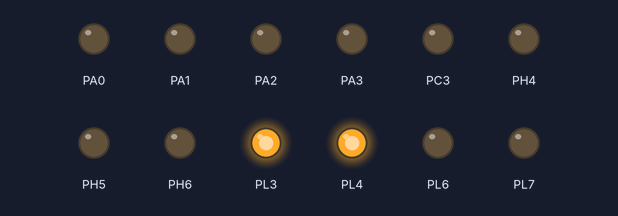
This program was run on a simulated ATmega2560, built with avr-gcc and emulated at 14.7456 MHz. Parts: output pins drawn as LEDs (lit = HIGH). Pins used as bus, display or sensor lines are not drawn.

Above: at 0.1 s.
Timing chart, 0 to 1.6 s (numbered marks = the images above):
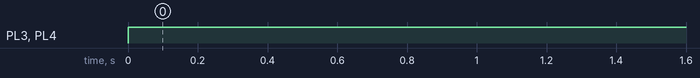

The program:

xbeenew.c
```c
/************************************************************************************
Written by: Devendra Jangir
Edited by: e-Yantra team
AVR Studio Version 6

Date: 3 March 2015

 Application example: Robot control over serial port via XBee wireless communication module
 					  (located on the ATMEGA260 microcontroller adaptor board)

 Concepts covered:  serial communication

 Serial Port used: UART0

 There are two components to the motion control:
 1. Direction control using pins PORTA0 to PORTA3
 2. Velocity control by PWM on pins PL3 and PL4 using OC5A and OC5B.

 In this experiment for the simplicity PL3 and PL4 are kept at logic 1.

 Pins for PWM are kept at logic 1.

 Connection Details:

  Motion control:		L-1---->PA0;		L-2---->PA1;
   						R-1---->PA2;		R-2---->PA3;
   						PL3 (OC5A) ----> Logic 1; 	PL4 (OC5B) ----> Logic 1;


  Serial Communication:	PORTD 2 --> RXD1 UART1 receive for RS232 serial communication
						PORTD 3 --> TXD1 UART1 transmit for RS232 serial communication

						PORTH 0 --> RXD2 UART 2 receive for USB - RS232 communication
						PORTH 1 --> TXD2 UART 2 transmit for USB - RS232 communication

						PORTE 0 --> RXD0 UART0 receive for ZigBee wireless communication
						PORTE 1 --> TXD0 UART0 transmit for ZigBee wireless communication

						PORTJ 0 --> RXD3 UART3 receive available on microcontroller expansion socket
						PORTJ 1 --> TXD3 UART3 transmit available on microcontroller expansion socket

Serial communication baud rate: 9600bps
To control robot use number pad of the keyboard which is located on the right hand side of the keyboard.
Make sure that NUM lock is on.


 1. Make sure that in the configuration options following settings are
 	done for proper operation of the code

 	Microcontroller: atmega2560
 	Frequency: 14745600
 	Optimization: -O0 (For more information read section: Selecting proper optimization
 						options below figure 2.22 in the Software Manual)

 2. Difference between the codes for RS232 serial, USB and wireless communication is only in the serial port number.
 	Rest of the things are the same.

 3. For USB communication check the Jumper 1 position on the ATMEGA2560 microcontroller adaptor board

 4. Auxiliary power can supply current up to 1 Ampere while Battery can supply current up to
 	2 Ampere. When both motors of the robot changes direction suddenly without stopping,
	it produces large current surge. When robot is powered by Auxiliary power which can supply
	only 1 Ampere of current, sudden direction change in both the motors will cause current
	surge which can reset the microcontroller because of sudden fall in voltage.
	It is a good practice to stop the motors for at least 0.5seconds before changing
	the direction. This will also increase the useable time of the fully charged battery.
	the life of the motor.

*********************************************************************************/


#define F_CPU 14745600
#include<avr/io.h>
#include<avr/interrupt.h>
#include<util/delay.h>

unsigned char data; //to store received data from UDR1
void velocity(unsigned char, unsigned char);
void timer5_init()
{
	TCCR5B = 0x00;	//Stop
	TCNT5H = 0xFF;	//Counter higher 8-bit value to which OCR5xH value is compared with
	TCNT5L = 0x01;	//Counter lower 8-bit value to which OCR5xH value is compared with
	OCR5AH = 0x00;	//Output compare register high value for Left Motor
	OCR5AL = 0xFF;	//Output compare register low value for Left Motor
	OCR5BH = 0x00;	//Output compare register high value for Right Motor
	OCR5BL = 0xFF;	//Output compare register low value for Right Motor
	OCR5CH = 0x00;	//Output compare register high value for Motor C1
	OCR5CL = 0xFF;	//Output compare register low value for Motor C1
	TCCR5A = 0xA9;	/*{COM5A1=1, COM5A0=0; COM5B1=1, COM5B0=0; COM5C1=1 COM5C0=0}
 					  For Overriding normal port functionality to OCRnA outputs.
				  	  {WGM51=0, WGM50=1} Along With WGM52 in TCCR5B for Selecting FAST PWM 8-bit Mode*/

	TCCR5B = 0x0B;	//WGM12=1; CS12=0, CS11=1, CS10=1 (Prescaler=64)
}
void velocity (unsigned char left_motor, unsigned char right_motor)
{
	OCR5AL = (unsigned char)left_motor;
	OCR5BL = (unsigned char)right_motor;
}
//Function used for setting motor's direction
void motion_set (unsigned char Direction)
{
	unsigned char PortARestore = 0;

	Direction &= 0x0F; 			// removing upper nibbel as it is not needed
	PortARestore = PORTA; 			// reading the PORTA's original status
	PortARestore &= 0xF0; 			// setting lower direction nibbel to 0
	PortARestore |= Direction; 	// adding lower nibbel for direction command and restoring the PORTA status
	PORTA = PortARestore; 			// setting the command to the port
}
void buzzer_pin_config (void)
{
 DDRC = DDRC | 0x08;		//Setting PORTC 3 as outpt
 PORTC = PORTC & 0xF7;		//Setting PORTC 3 logic low to turnoff buzzer
}

void motion_pin_config (void)
{
 DDRA = DDRA | 0x0F;
 PORTA = PORTA & 0xF0;
 DDRL = DDRL | 0x18;   //Setting PL3 and PL4 pins as output for PWM generation
 PORTL = PORTL | 0x18; //PL3 and PL4 pins are for velocity control using PWM.
}

void led_pin_config (void)
{
	DDRH = DDRH | 0x70;		//Setting PORTH 4,5,6 as output
	DDRL = DDRL | 0xC0;     //Setting PORTL as output
}
//LED


void led1_pin_config (void)
{
 DDRB  = DDRB | 0x20;  //making PORTB 5 pin output
 PORTB = PORTB | 0x20; //setting PORTB 5 pin to logic 1
}

//Configure PORTB 6 pin for servo motor 2 operation
void led2_pin_config (void)
{
 DDRB  = DDRB | 0x40;  //making PORTB 6 pin output
 PORTB = PORTB | 0x40; //setting PORTB 6 pin to logic 1
}

//Configure PORTB 7 pin for servo motor 3 operation
void led3_pin_config (void)
{
 DDRB  = DDRB | 0x80;  //making PORTB 7 pin output
 PORTB = PORTB | 0x80; //setting PORTB 7 pin to logic 1
}

//TIMER1 initialization in 8 bit fast PWM mode
//prescale:256
// WGM: 7) PWM 8bit fast, TOP=0x00FF
// actual value: 52.25Hz
void timer1_init()
{
	TCCR1B = 0x00;	//Stop
	TCNT1H = 0xFF;	//Counter higher 8-bit value to which OCR5xH value is compared with
	TCNT1L = 0x01;	//Counter lower 8-bit value to which OCR5xH value is compared with
	OCR1AH = 0x00;	//Output compare register high value for Left Motor
	OCR1AL = 0xFF;	//Output compare register low value for Left Motor
	OCR1BH = 0x00;	//Output compare register high value for Right Motor
	OCR1BL = 0xFF;	//Output compare register low value for Right Motor
	OCR1CH = 0x00;	//Output compare register high value for Motor C1
	OCR1CL = 0xFF;	//Output compare register low value for Motor C1
	TCCR1A = 0xA9;	/*{COM5A1=1, COM5A0=0; COM5B1=1, COM5B0=0; COM5C1=1 COM5C0=0}
 					  For Overriding normal port functionality to OCRnA outputs.
				  	  {WGM51=0, WGM50=1} Along With WGM52 in TCCR5B for Selecting FAST PWM 8-bit Mode*/

	TCCR1B = 0x0B;	//WGM12=1; CS12=0, CS11=1, CS10=1 (Prescaler=64)
}


//Function to initialize all the peripherals


//Function to rotate Servo 1 by a specified angle in the multiples of 1.86 degrees
void led_control(unsigned char value1,unsigned char value2,unsigned char value3)
{
 OCR1AH = 0x00;
 OCR1AL = (unsigned char) value1;
 OCR1BH = 0x00;
 OCR1BL = (unsigned char) value2;
 OCR1CH = 0x00;
 OCR1CL = (unsigned char) value3;
 }

 void red_led1_on(void)
 {
   led_control(240,0,0);
   _delay_ms(500);
 }

 void green_led1_on(void)
 {
	 led_control(0,240,0);
	 _delay_ms(500);
}

 void blue_led1_on(void)
 {
	 led_control(0,0,240);
	 _delay_ms(500);
 }

 void yellow_led1_on(void)
 {
	 led_control(255,255,0);
	 _delay_ms(500);
 }
 void led1_off(void)
 {
 led_control(0,0,0);
   _delay_ms(500);
 }
void red_led2_on (void)
{

	PORTL = 0x40;     //to turn on LED
}
void green_led2_on (void)
{

	PORTL = 0x80;     //to turn on LED
}
void blue_led2_on (void)
{

	PORTH = 0x40;     //to turn on LED
}
void yellow_led2_on (void)
{

	PORTL = 0xC0;     //to turn on LED
}

void led2_off (void)
{

	PORTH = 0x00;     //to turn on LED
	PORTL = 0x00;
}

void forward (void) //both wheels forward
{
	motion_set(0x06);
}

void back (void) //both wheels backward
{
	motion_set(0x09);
}

void left (void) //Left wheel backward, Right wheel forward
{
	motion_set(0x05);
}

void right (void) //Left wheel forward, Right wheel backward
{
	motion_set(0x0A);
}

void fast_left(void)
{
	motion_set(0x05);
}

void fast_right(void)
{

	motion_set(0x0A);
}

void soft_left (void) //Left wheel stationary, Right wheel forward
{
	motion_set(0x04);
}

void soft_right (void) //Left wheel forward, Right wheel is stationary
{
	motion_set(0x02);
}

void soft_left_2 (void) //Left wheel backward, right wheel stationary
{
	motion_set(0x01);
}

void soft_right_2 (void) //Left wheel stationary, Right wheel backward
{
	motion_set(0x08);
}


void stop (void) //hard stop
{
	motion_set(0x00);
}

//Function to initialize ports
void port_init()
{
	motion_pin_config();
	buzzer_pin_config();
	led_pin_config();
	led1_pin_config(); //Configure PORTB 5 pin for servo motor 1 operation
	led2_pin_config(); //Configure PORTB 6 pin for servo motor 2 operation
	led3_pin_config(); //Configure PORTB 7 pin for servo motor 3 operation
}

void buzzer_on (void)
{
 unsigned char port_restore = 0;
 port_restore = PINC;
 port_restore = port_restore | 0x08;
 PORTC = port_restore;
}

void buzzer_off (void)
{
 unsigned char port_restore = 0;
 port_restore = PINC;
 port_restore = port_restore & 0xF7;
 PORTC = port_restore;
}

//Function To Initialize UART0
// desired baud rate:9600
// actual baud rate:9600 (error 0.0%)
// char size: 8 bit
// parity: Disabled
void uart0_init(void)
{
 UCSR0B = 0x00; //disable while setting baud rate
 UCSR0A = 0x00;
 UCSR0C = 0x06;
// UBRR0L = 0x47; //11059200 Hz
 UBRR0L = 0x5F; // 14745600 Hzset baud rate lo
 UBRR0H = 0x00; //set baud rate hi
 UCSR0B = 0x98;
}


SIGNAL(SIG_USART0_RECV) 		// ISR for receive complete interrupt
{
	data = UDR0; 				//making copy of data from UDR0 in 'data' variable

	UDR0 = data; 				//echo data back to PC

		if(data == 0x38) //ASCII value of 8
		{

			forward();  //forward
			velocity(255,255);
		}

		if(data == 0x32) //ASCII value of 2
		{
			back(); //back
			//velocity(150,150);
		}

		if(data == 0x34) //ASCII value of 4
		{
			left();  //left
			velocity(170,170);
		}

		if(data == 0x36) //ASCII value of 6
		{
			right(); //right
			velocity(170,170);
		}

		if(data == 0x35) //ASCII value of 5
		{
			PORTA=0x00; //stop
		}

		if(data == 0x37) //ASCII value of 7
		{
			buzzer_on();
		}

		if(data == 0x39) //ASCII value of 9
		{
			buzzer_off();
		}

		if(data == 0x52) // ASCII value of R
		{
			red_led1_on();
		}

		if (data == 0x72) //ASCII value of r
		{
			red_led2_on();
		}

		if (data == 0x42) // ASCII value of B
		{
			blue_led1_on();
		}

		if (data == 0x62) // ASCII value of b
		{
			blue_led2_on();
		}

		if (data == 0x59) //ASCII value of Y
		{

			yellow_led1_on();
		}

		if (data == 0x79) //ASCII value of y
		{
			yellow_led2_on();
		}

		if (data == 0x47)	//ASCII value of G
		{

			green_led1_on();
		}

		if (data == 0x67) //ASCII value of g
		{
			green_led2_on();
		}

		if (data== 0x4F) //ASCII value of O
		{
			 led1_off();
		}

		if (data== 0x6F) //ASCII value of o
		{
			led2_off();
		}
		if (data == 0x41) // ASCII value of A
		{
			fast_left();
			velocity(255,255);
		}

		if (data == 0x44)// ASCII value of D
		{
			fast_right();
			velocity(255,255);
		}
}


//Function To Initialize all The Devices
void init_devices()
{
 cli(); //Clears the global interrupts
 port_init();  //Initializes all the ports
 uart0_init(); //Initailize UART1 for serial communiaction
 timer5_init();
 timer1_init();
 sei();   //Enables the global interrupts
}

//Main Function
int main(void)
{
	init_devices();
	led1_off();
	led2_off();
	while(1);
}
```

Measured:
- by itself, PL3, PL4: LOW → HIGH at 0.00 s
